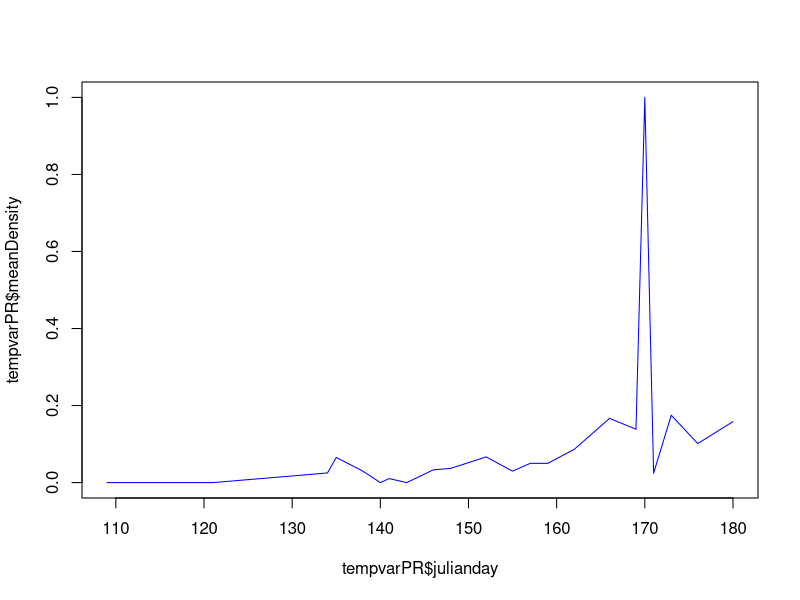
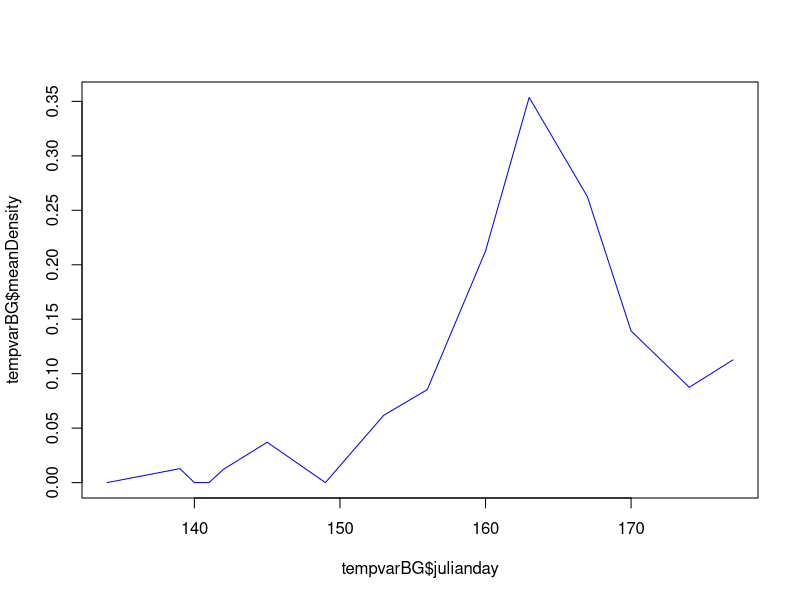

R code for these plots, in order:
################################################
# Script for conducting basic analyses based on 
# Caterpillars Count! data exported from the
# phpMyAdmin project site.

# Data include:
#
# tbl_surveys: date, site, time, and temperature of all survey events
#
# tbl_orders: arthropod observed, their length, and count associated with
#             each survey event

# Load required libraries
library(plyr)
library(dplyr)
library(lubridate)

# Read in data
surveys = read.csv('data/tbl_surveys.csv', header=F)
orders = read.csv('data/tbl_orders.csv', header=F)

names(surveys) = c('surveyID', 'site', 'userID', 'survey', 'circle', 'dateStart',
                   'dateSubmit', 'tempMin', 'tempMax', 'notes', 'plantSp',
                   'herbivory', 'photo', 'isValid')
names(orders) = c('recordID', 'surveyID', 'arthropod', 'length', 'notes',
                  'count', 'photo', 'time', 'isValid')

# Merge orders and surveys table
orders2 = merge(surveys, orders, by = 'surveyID', all = T)

orders2$date = as.POSIXlt(orders2$dateStart, format = "%m/%d/%Y %H:%M")
orders2$julianday = yday(orders2$date)

orders3 = orders2[, c('surveyID', 'site', 'survey', 'circle', 'date','julianday',
                      'plantSp','herbivory','arthropod','length',
                      'count','notes.y','notes.x')]

# temp fix of date class
orders3$date = as.character(orders3$date)

# add a year column
tempdate <- substring(orders3$date, 1, 4)
orders3$year = tempdate

# Calculate mean density per survey

meanDensityByDay = function(surveyData,            # merged dataframe of surveys and orders tables
                       ordersToInclude,       # which arthropod orders to calculate density for
                       byTreeSpecies = FALSE, # do we want to calculate densities separately for each tree?
                       minLength = 0,         # minimum arthropod size to include
                       inputYear,
                       inputSite)                  
  
  {
  dataYearSite = surveyData[surveyData$year == inputYear & surveyData$site == inputSite, ]
  effortByDay = data.frame(table(unique(dataYearSite[, c('surveyID', 'julianday')])$julianday))
  names(effortByDay) = c('julianday', 'numSurveys')
  
  temp = filter(surveyData,
                surveyData$year == inputYear & 
                surveyData$site == inputSite &
                length >= minLength & 
                arthropod %in% ordersToInclude)
  
  
  if (byTreeSpecies) {
    temp2 = ddply(temp, .(site, julianday, year, plantSp), summarize, 
                  totalCount = sum(count))
    
  } else {
    temp2 = ddply(temp, .(site, julianday, year), summarize, 
                  totalCount = sum(count))
  }
  
  temp3 = merge(effortByDay, temp2[, c('julianday', 'totalCount')], by = 'julianday', all = T)
  temp3$totalCount[is.na(temp3$totalCount)] = 0
  temp3$meanDensity = temp3$totalCount/temp3$numSurveys
  temp3$julianday = as.numeric(as.character(temp3$julianday))
  return(temp3)
}


# Create different subsets of data for beat sheets vs visual surveys, 
# morning versus afternoon, etc. Also, try to pull out the number of leaves
# for the BEAT SHEETs.

beatsheet = orders3[grep("BEAT SHEET", orders3$notes.x),]

# Pulling out # Leaves, use strsplit(orders3$notes.x, "BEAT SHEET; Leaves = ")







# Plotting
tempvarPR <- meanDensityByDay(surveyData = orders3, ordersToInclude = 'Caterpillars (Lepidoptera larvae)', 
                             inputYear = '2015', inputSite = 117) # for Prairie Ridge plot
plot(tempvarPR$julianday, tempvarPR$meanDensity, type = 'l', col = "blue")

tempvarBG <- meanDensityByDay(surveyData = orders3, ordersToInclude = 'Caterpillars (Lepidoptera larvae)', 
                            inputYear = '2015', inputSite = 8892356) # for Botanical Garden plot
plot(tempvarBG$julianday, tempvarBG$meanDensity, type = 'l', col = "blue")

# Not sure if these are correct, never a mean density of 0?
# Adding if else statements for if you don't want to input year and site?
